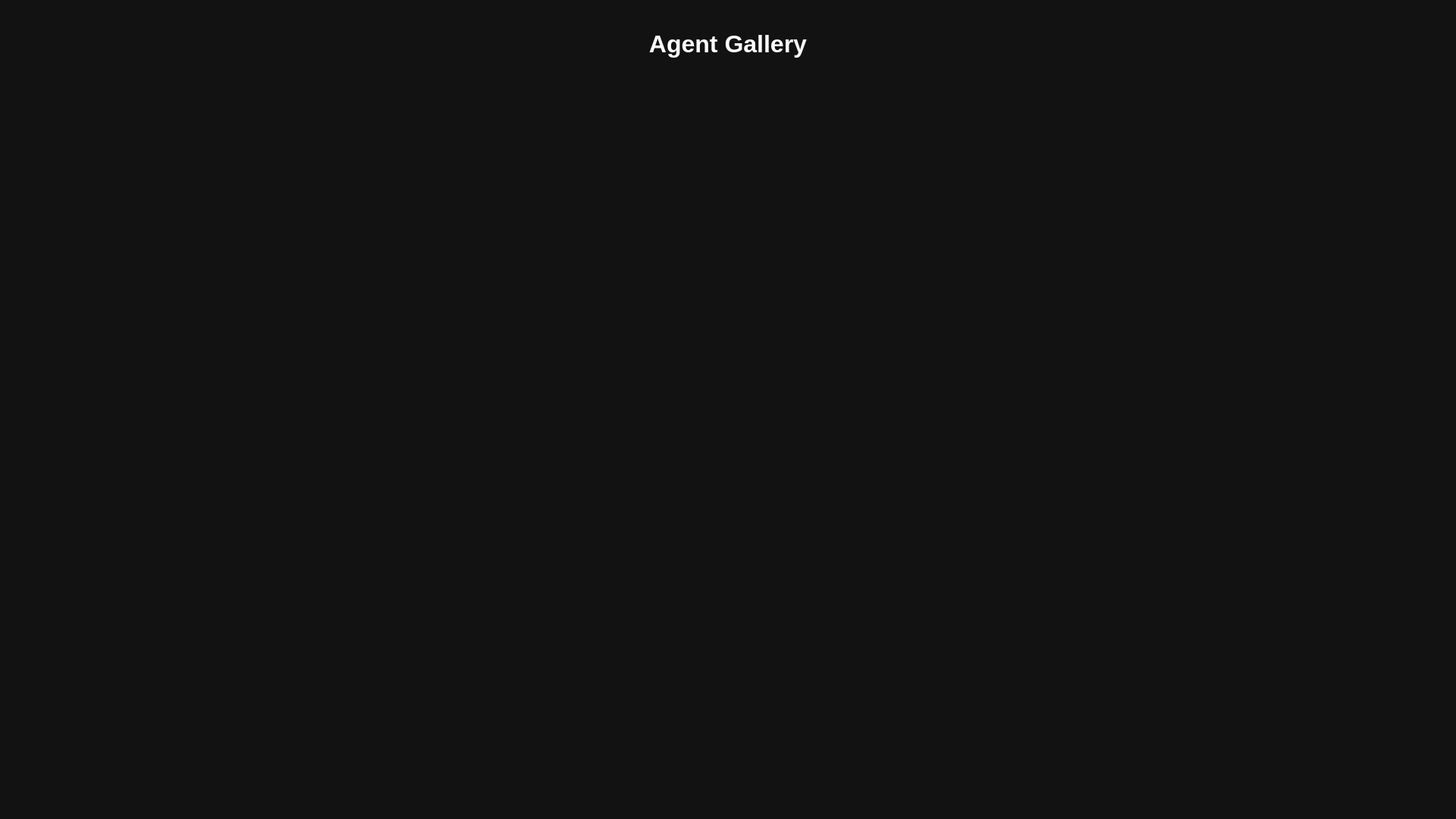
<?xml version="1.0" encoding="UTF-8"?>
<ui version="4.0">
 <class>AgentGallery</class>
 <widget class="QWidget" name="AgentGallery">
  <property name="geometry">
   <rect>
    <x>0</x>
    <y>0</y>
    <width>1920</width>
    <height>1080</height>
   </rect>
  </property>
  <property name="windowTitle">
   <string>Agent Gallery</string>
  </property>
  <property name="styleSheet">
   <string notr="true">
    QWidget {
        background-color: #121212;
        color: white;
    }
    QLabel#TitleLabel {
        font-size: 32px;
        font-weight: bold;
        color: white;
        margin: 20px;
    }
    QScrollArea {
        background-color: transparent;
    }
    QWidget#AgentCard {
        background-color: #1E1E1E;
        border-radius: 12px;
        border: 2px solid #3949AB; /* رنگ آبی برای ظاهر */
        padding: 10px;
    }
    QLabel {
        font-size: 18px;
    }
   </string>
  </property>
  <layout class="QVBoxLayout" name="mainLayout">
   <item>
    <widget class="QLabel" name="TitleLabel">
     <property name="text">
      <string>Agent Gallery</string>
     </property>
     <property name="alignment">
      <set>Qt::AlignHCenter|Qt::AlignTop</set>
     </property>
    </widget>
   </item>
   <item>
    <widget class="QScrollArea" name="scrollArea">
     <property name="widgetResizable">
      <bool>true</bool>
     </property>
     <widget class="QWidget" name="scrollAreaWidgetContents">
      <layout class="QGridLayout" name="gridLayout"/>
     </widget>
    </widget>
   </item>
  </layout>
 </widget>
 <resources/>
 <connections/>
</ui>
